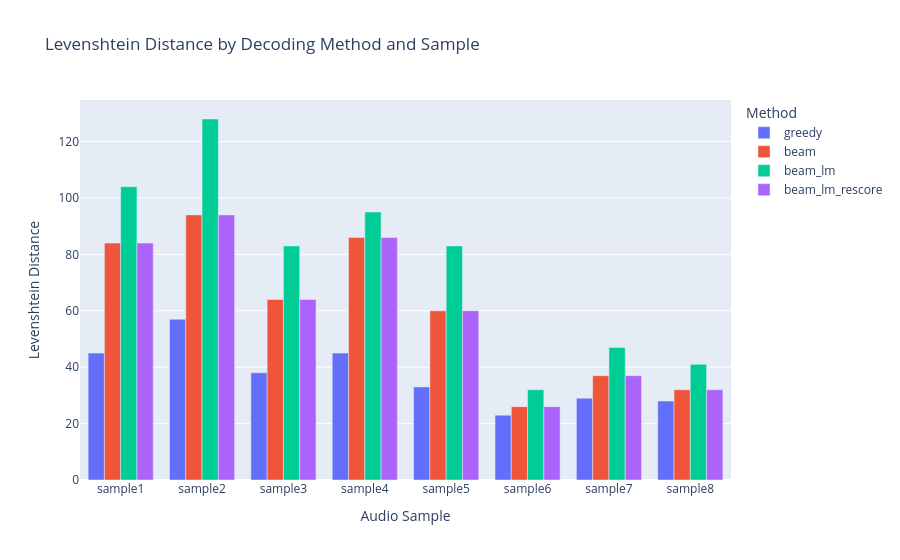

The notebook cell this image was saved under:
### Code cell
plot_results(results)

### Figure 1 — Plotly figure (JSON) as saved in the notebook; plotly's stock layout.template omitted (floating-point values rounded to 4 significant figures)
{"data": [{"alignmentgroup": "True", "hovertemplate": "Method=greedy<br>Audio Sample=%{x}<br>Levenshtein Distance=%{y}<extra></extra>", "legendgroup": "greedy", "marker": {"color": "#636efa", "pattern": {"shape": ""}}, "name": "greedy", "offsetgroup": "greedy", "orientation": "v", "showlegend": true, "textposition": "auto", "type": "bar", "x": ["sample1", "sample2", "sample3", "sample4", "sample5", "sample6", "sample7", "sample8"], "xaxis": "x", "y": [45, 57, 38, 45, 33, 23, 29, 28], "yaxis": "y"}, {"alignmentgroup": "True", "hovertemplate": "Method=beam<br>Audio Sample=%{x}<br>Levenshtein Distance=%{y}<extra></extra>", "legendgroup": "beam", "marker": {"color": "#EF553B", "pattern": {"shape": ""}}, "name": "beam", "offsetgroup": "beam", "orientation": "v", "showlegend": true, "textposition": "auto", "type": "bar", "x": ["sample1", "sample2", "sample3", "sample4", "sample5", "sample6", "sample7", "sample8"], "xaxis": "x", "y": [84, 94, 64, 86, 60, 26, 37, 32], "yaxis": "y"}, {"alignmentgroup": "True", "hovertemplate": "Method=beam_lm<br>Audio Sample=%{x}<br>Levenshtein Distance=%{y}<extra></extra>", "legendgroup": "beam_lm", "marker": {"color": "#00cc96", "pattern": {"shape": ""}}, "name": "beam_lm", "offsetgroup": "beam_lm", "orientation": "v", "showlegend": true, "textposition": "auto", "type": "bar", "x": ["sample1", "sample2", "sample3", "sample4", "sample5", "sample6", "sample7", "sample8"], "xaxis": "x", "y": [104, 128, 83, 95, 83, 32, 47, 41], "yaxis": "y"}, {"alignmentgroup": "True", "hovertemplate": "Method=beam_lm_rescore<br>Audio Sample=%{x}<br>Levenshtein Distance=%{y}<extra></extra>", "legendgroup": "beam_lm_rescore", "marker": {"color": "#ab63fa", "pattern": {"shape": ""}}, "name": "beam_lm_rescore", "offsetgroup": "beam_lm_rescore", "orientation": "v", "showlegend": true, "textposition": "auto", "type": "bar", "x": ["sample1", "sample2", "sample3", "sample4", "sample5", "sample6", "sample7", "sample8"], "xaxis": "x", "y": [84, 94, 64, 86, 60, 26, 37, 32], "yaxis": "y"}], "layout": {"barmode": "group", "legend": {"title": {"text": "Method"}, "tracegroupgap": 0}, "title": {"text": "Levenshtein Distance by Decoding Method and Sample"}, "xaxis": {"anchor": "y", "domain": [0, 1], "title": {"text": "Audio Sample"}}, "yaxis": {"anchor": "x", "domain": [0, 1], "title": {"text": "Levenshtein Distance"}}}}
